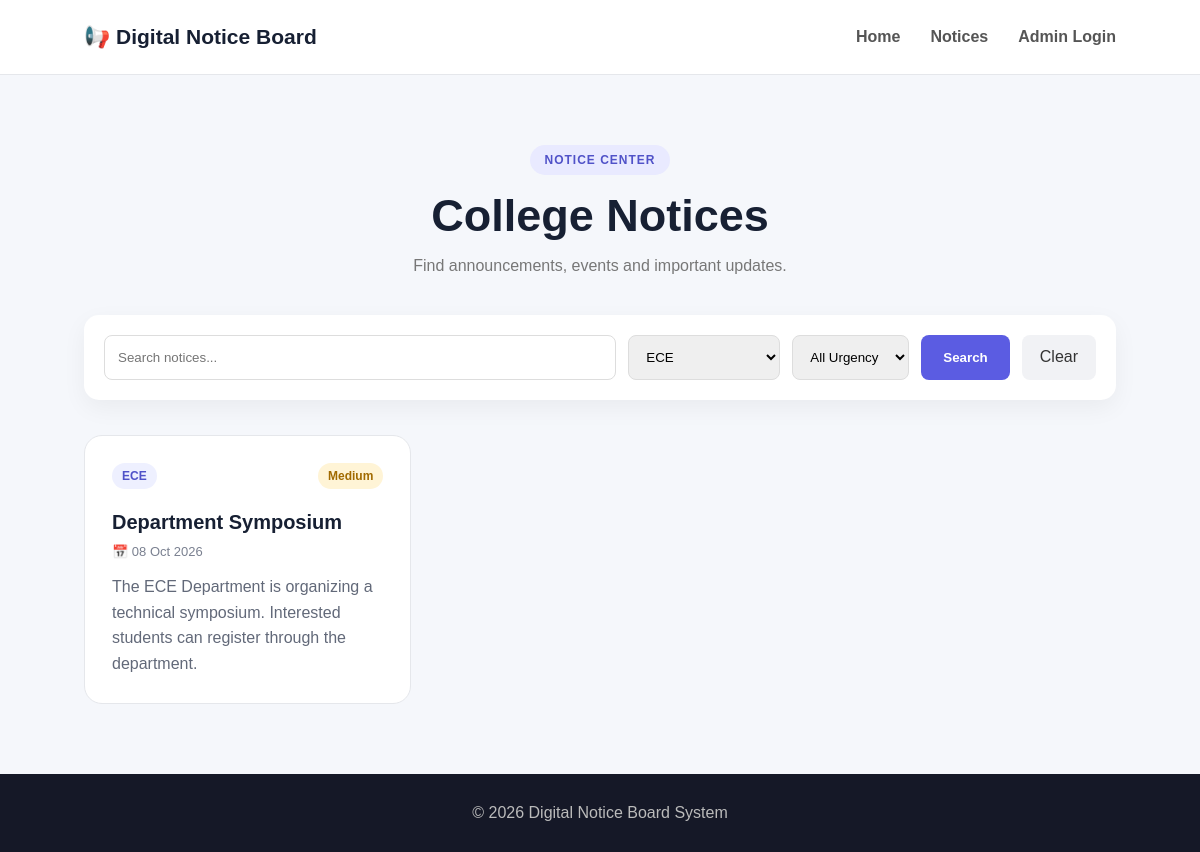
/notices.php?department=ECE, run on the app's committed database.
### tables this page shows
CREATE TABLE IF NOT EXISTS notices (
    id INT AUTO_INCREMENT PRIMARY KEY,
    title VARCHAR(200) NOT NULL,
    department VARCHAR(50) NOT NULL,
    notice_date DATE NOT NULL,
    urgency VARCHAR(20) NOT NULL,
    details TEXT NOT NULL,
    created_at TIMESTAMP DEFAULT CURRENT_TIMESTAMP
);

### notices.php (the view, shortened to what this page needs)
<?php
include "db.php";
$search = isset($_GET['search']) ? $_GET['search'] : "";
$department = isset($_GET['department']) ? $_GET['department'] : "";
$sql = "SELECT * FROM notices WHERE 1=1";
if ($department != "") {
    $department_safe = $conn->real_escape_string($department);
    $sql .= " AND department = '$department_safe'";
}
$sql .= " ORDER BY notice_date DESC";
$result = $conn->query($sql);
?>
<!DOCTYPE html>
<html lang="en">
<head>
<link rel="stylesheet" href="css/style.css">
</head>
<body>
<header class="navbar">
    <div class="logo">📢 Digital Notice Board</div>
    <nav><a href="index.php">Home</a><a href="notices.php">Notices</a><a href="login.php">Admin Login</a></nav>
</header>
<section class="notice-page">
    <div class="page-heading">
        <span class="badge">NOTICE CENTER</span>
        <h1>College Notices</h1>
        <p>Find announcements, events and important updates.</p>
    </div>
    <form method="GET" class="filter-box">
        <input type="text" name="search" placeholder="Search notices..." value="<?php echo htmlspecialchars($search); ?>">
        <select name="department">
            <?php foreach (["CSE","ECE","MECH","CIVIL","ALL"] as $d): ?>
                <option value="<?php echo $d; ?>" <?php if($department==$d) echo "selected"; ?>><?php echo $d == "ALL" ? "ALL Departments" : $d; ?></option>
            <?php endforeach; ?>
        </select>
        <select name="urgency">
            <option value="">All Urgency</option>
        </select>
        <button type="submit">Search</button>
        <a href="notices.php" class="clear-btn">Clear</a>
    </form>
    <div class="notice-grid">
    <?php if ($result && $result->num_rows > 0): ?>
        <?php while ($row = $result->fetch_assoc()): ?>
        <div class="notice-card">
            <div class="notice-top">
                <span class="department"><?php echo htmlspecialchars($row['department']); ?></span>
                <span class="urgency <?php echo strtolower($row['urgency']); ?>"><?php echo htmlspecialchars($row['urgency']); ?></span>
            </div>
            <h2><?php echo htmlspecialchars($row['title']); ?></h2>
            <div class="notice-date">📅 <?php echo date("d M Y", strtotime($row['notice_date'])); ?></div>
            <p><?php echo nl2br(htmlspecialchars($row['details'])); ?></p>
        </div>
        <?php endwhile; ?>
    <?php else: ?>
        <div class="no-results"><h2>📭 No Notices Found</h2><p>Try changing your search or filters.</p></div>
    <?php endif; ?>
    </div>
</section>
<footer><p>© 2026 Digital Notice Board System</p></footer>
</body>
</html>

### style.css (style rules this page uses)
* { margin:0;padding:0;box-sizing:border-box }
body { font-family:Arial,Helvetica,sans-serif;background:#f5f7fb;color:#172033 }
.navbar { height:75px;background:white;display:flex;justify-content:space-between;align-items:center;padding:0 7%;border-bottom:1px solid #e5e7eb }
.logo { font-size:21px;font-weight:800 }
nav { display:flex;gap:30px }
nav a { color:#555;text-decoration:none;font-weight:600 }
.badge { display:inline-block;padding:8px 14px;background:#e9eaff;color:#5052c8;border-radius:30px;font-size:12px;font-weight:800;letter-spacing:1px }
.notice-page { padding:70px 7% }
.page-heading { text-align:center;margin-bottom:40px }
.page-heading h1 { font-size:45px;margin:15px 0 }
.page-heading p { color:#777 }
.filter-box { background:white;padding:20px;border-radius:15px;display:flex;gap:12px;margin-bottom:35px;box-shadow:0 8px 25px rgba(0,0,0,.05) }
.filter-box input,.filter-box select { padding:13px;border:1px solid #ddd;border-radius:8px;outline:none }
.filter-box input { flex:1 }
.filter-box button { padding:13px 22px;border:none;background:#5b5ce2;color:white;border-radius:8px;cursor:pointer;font-weight:bold }
.clear-btn { padding:13px 18px;background:#f1f2f5;color:#333;text-decoration:none;border-radius:8px }
.notice-grid { display:grid;grid-template-columns:repeat(3,1fr);gap:25px }
.notice-card { background:white;padding:27px;border-radius:18px;border:1px solid #e5e7eb;transition:.2s }
.notice-top { display:flex;justify-content:space-between;align-items:center }
.department { background:#eef0ff;color:#5052c8;padding:6px 10px;border-radius:20px;font-size:12px;font-weight:bold }
.urgency { display:inline-block;padding:6px 10px;border-radius:20px;font-size:12px;font-weight:bold }
.medium { background:#fff4d6;color:#a16a00 }
.notice-card h2 { margin:22px 0 10px;font-size:20px }
.notice-date { color:#7a8090;font-size:13px;margin-bottom:15px }
.notice-card p { color:#626979;line-height:1.6 }
footer { padding:30px;text-align:center;background:#151827;color:#bbb }

### data on the page
notices: department "ECE", urgency "Medium", title "Department Symposium", notice_date "08 Oct 2026", details "The ECE Department is organizing a technical symposium. Interested students can register through the department."

### other printed values
form field department "ECE"
